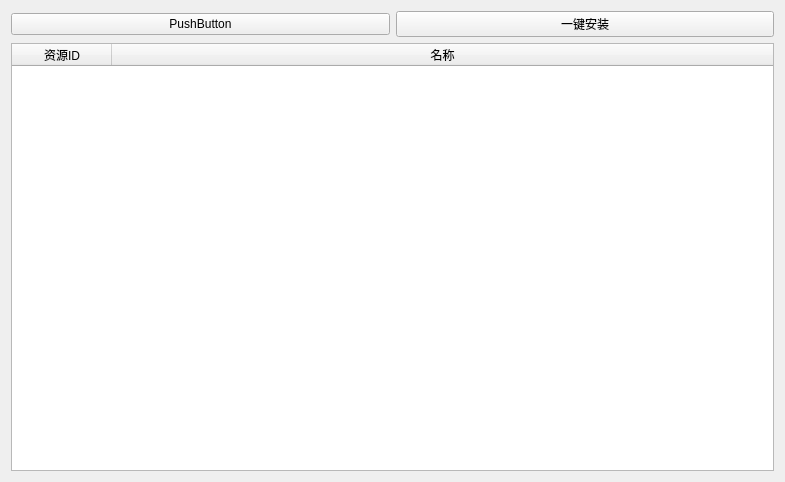
<?xml version="1.0" encoding="UTF-8"?>
<ui version="4.0">
 <class>ServerModInterface</class>
 <widget class="QWidget" name="ServerModInterface">
  <property name="geometry">
   <rect>
    <x>0</x>
    <y>0</y>
    <width>785</width>
    <height>482</height>
   </rect>
  </property>
  <property name="windowTitle">
   <string>Form</string>
  </property>
  <layout class="QVBoxLayout" name="verticalLayout_2">
   <item>
    <layout class="QHBoxLayout" name="horizontalLayout">
     <item>
      <widget class="ComboBox" name="serverComboBox">
       <property name="text">
        <string>PushButton</string>
       </property>
      </widget>
     </item>
     <item>
      <widget class="PrimaryPushButton" name="installButton">
       <property name="text">
        <string>一键安装</string>
       </property>
      </widget>
     </item>
    </layout>
   </item>
   <item>
    <widget class="TableWidget" name="tableWidget">
     <attribute name="horizontalHeaderStretchLastSection">
      <bool>true</bool>
     </attribute>
     <attribute name="verticalHeaderVisible">
      <bool>false</bool>
     </attribute>
     <column>
      <property name="text">
       <string>资源ID</string>
      </property>
     </column>
     <column>
      <property name="text">
       <string>名称</string>
      </property>
     </column>
    </widget>
   </item>
  </layout>
 </widget>
 <customwidgets>
  <customwidget>
   <class>ComboBox</class>
   <extends>QPushButton</extends>
   <header>qfluentwidgets</header>
  </customwidget>
  <customwidget>
   <class>PrimaryPushButton</class>
   <extends>QPushButton</extends>
   <header>qfluentwidgets</header>
  </customwidget>
  <customwidget>
   <class>TableWidget</class>
   <extends>QTableWidget</extends>
   <header>qfluentwidgets</header>
  </customwidget>
 </customwidgets>
 <resources/>
 <connections/>
</ui>
